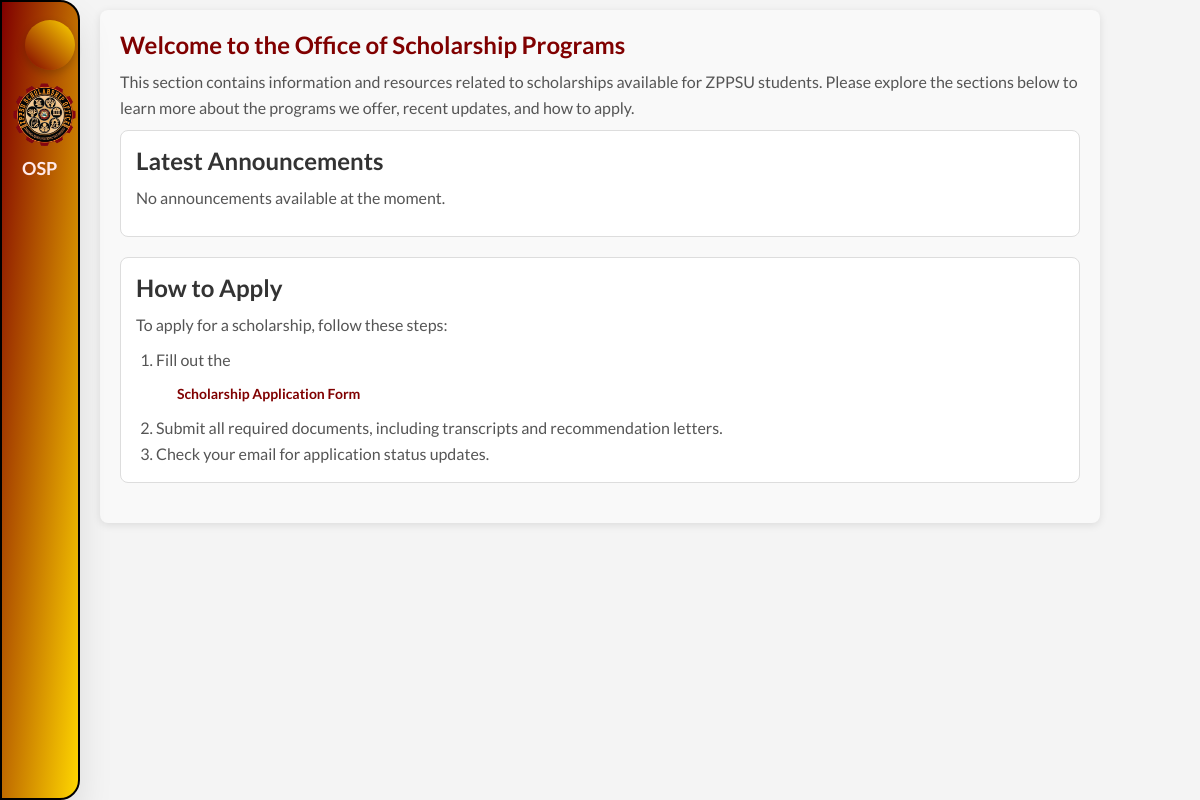
Page /views/home.php (signed in) on the earlier database version.
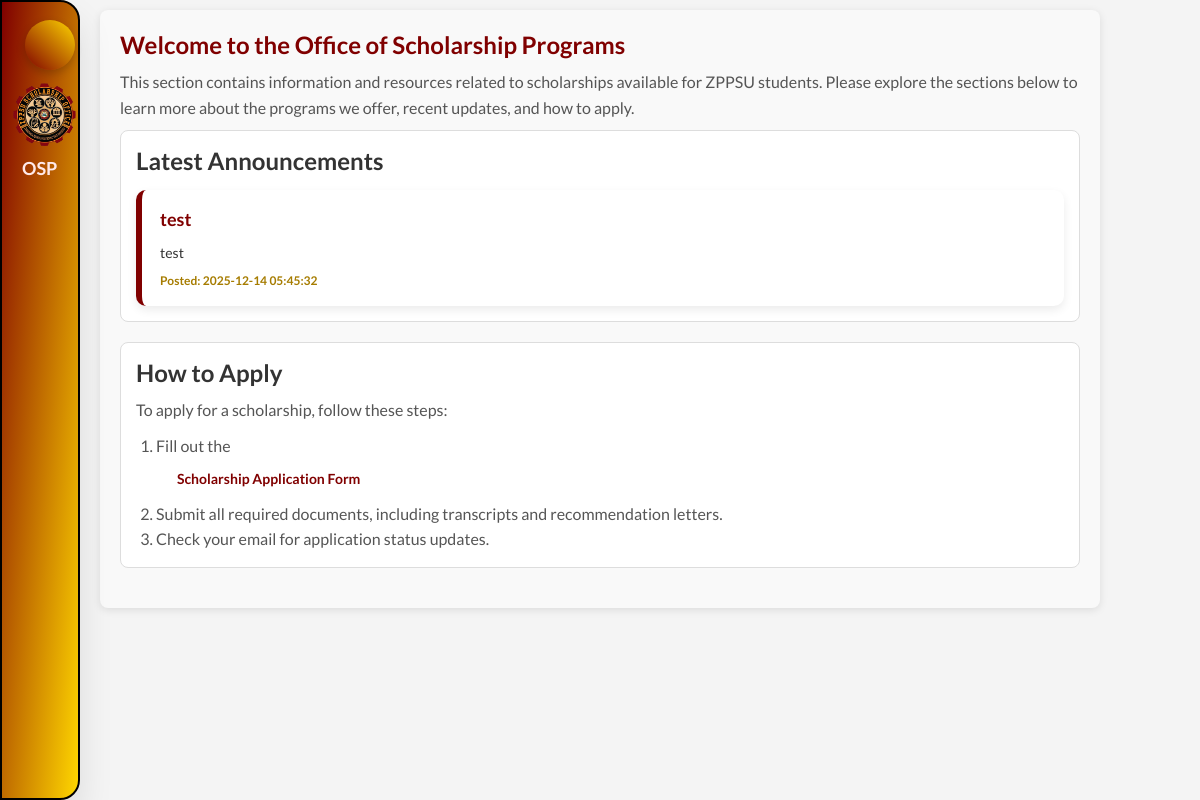
Same page on the later database version.
### tables this page shows
CREATE TABLE `announcements` (
  `id` int(11) NOT NULL,
  `title` varchar(255) NOT NULL,
  `message` text NOT NULL,
  `created_at` timestamp NOT NULL DEFAULT current_timestamp()
);

### views/home.php (the view, shortened to what the changed rows need)
<?php
include '../includes/session.php';
$annQuery = $pdo->query("SELECT * FROM announcements ORDER BY created_at DESC LIMIT 10");
$announcements = $annQuery->fetchAll(PDO::FETCH_ASSOC);
?>
<!DOCTYPE html>
<html lang="en">
<head>
    <link rel="stylesheet" href="../css/styles.css?v=<?php echo time(); ?>">
    <link rel="stylesheet" href="../css/preloader.css?v=<?php echo time(); ?>">
    <link rel="stylesheet" href="../css/home.css?v=<?php echo time(); ?>">
</head>
<body>
    <div class="content">
        <h1>Welcome to the Office of Scholarship Programs</h1>
        <section>
            <h2>Latest Announcements</h2>
            <?php if (count($announcements) === 0): ?>
                <p>No announcements available at the moment.</p>
            <?php else: ?>
                <div class="announcement-cards">
                    <?php foreach ($announcements as $a): ?>
                        <div class="announcement-card">
                            <h3><?= htmlspecialchars($a['title']); ?></h3>
                            <p><?= nl2br(htmlspecialchars($a['message'])); ?></p>
                            <span class="announcement-date">Posted: <?= $a['created_at']; ?></span>
                        </div>
                    <?php endforeach; ?>
                </div>
            <?php endif; ?>
        </section>
        <section>
            <h2>How to Apply</h2>
        </section>
    </div>
</body>
</html>

Differences in the rows shown:
added announcements: title "test", message "test", created_at "2025-12-14 05:45:32"
Other differences:
text no longer shown: "No announcements available at the moment."
